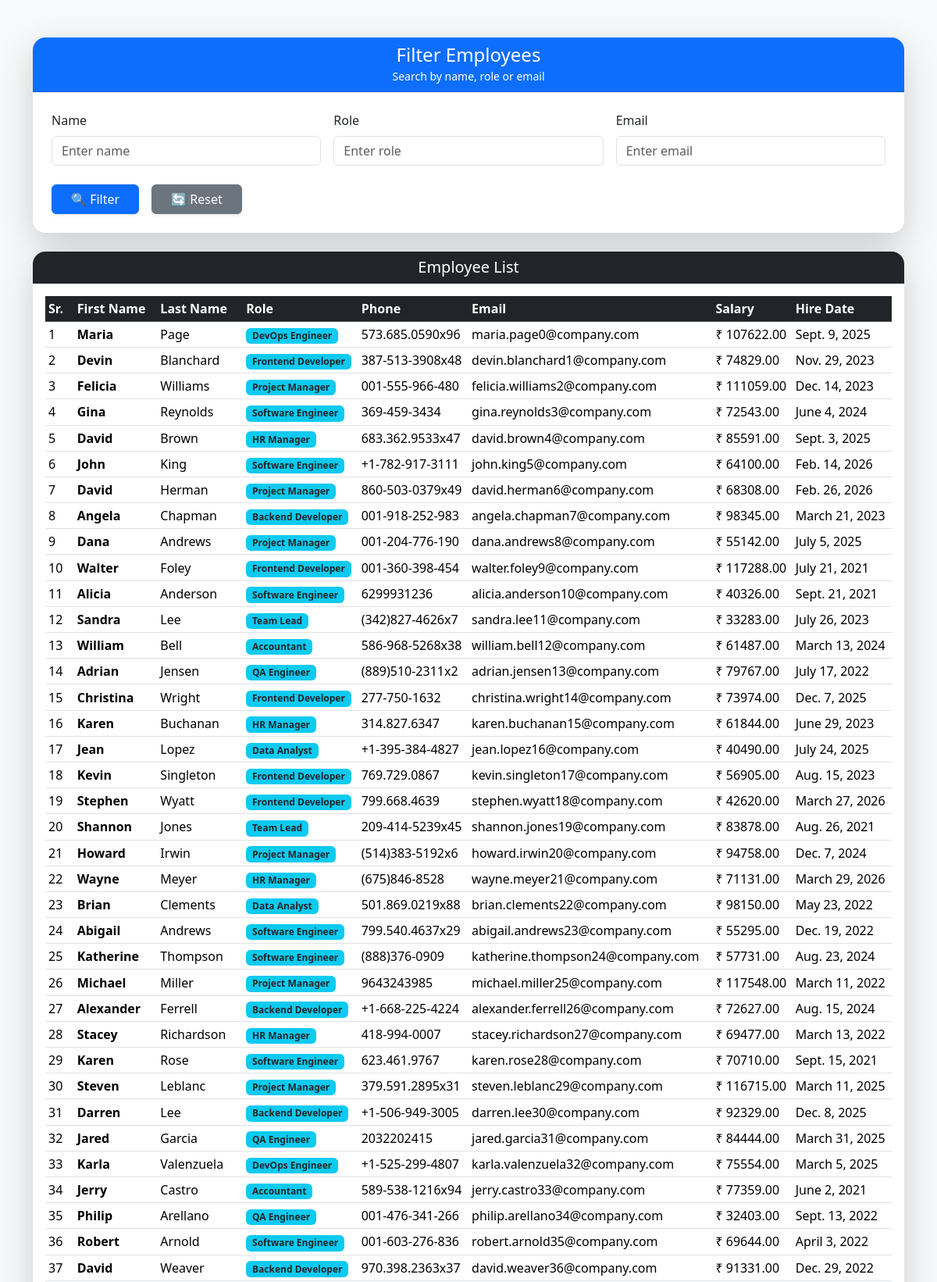
Screenshot of /filter_emp/ (upper part) with the database file from the repository.
### employee/models.py (models this page shows, shortened)
class Employee(models.Model):
    first_name = models.CharField(max_length = 100)
    last_name = models.CharField(max_length = 100)
    role = models.CharField(max_length = 50)
    phone = models.CharField(max_length = 15)
    email = models.EmailField(unique = True, max_length = 300)
    salary = models.DecimalField(max_digits = 10, decimal_places=2)
    hire_date = models.DateField()

### employee/views.py (the view)
# urls.py: path('filter_emp/', views.filter_emp, name='filter_emp'),
def filter_emp(request):
    emps = Employee.objects.all()
    name = request.GET.get('name')
    role = request.GET.get('role')
    email = request.GET.get('email')
    if name:
        emps = emps.filter(
            Q(first_name__icontains=name) |
            Q(last_name__icontains=name)
        )
    if role:
        emps = emps.filter(role__icontains=role)
    if email:
        emps = emps.filter(email__icontains=email)
    context = {
        'emps': emps
    }
    return render(request, 'filter_emp.html', context)

### employee/templates/filter_emp.html (shortened to what this page needs)
<!DOCTYPE html>
<html lang="en">
<head>
    <link href="https://cdn.jsdelivr.net/npm/bootstrap@5.3.8/dist/css/bootstrap.min.css" rel="stylesheet">
</head>
<body class="bg-light">
<div class="container mt-5">
    <div class="card shadow-lg border-0 rounded-4 mb-4">
        <div class="card-header bg-primary text-white text-center rounded-top-4">
            <h4 class="mb-0">Filter Employees</h4>
            <small>Search by name, role or email</small>
        </div>
        <div class="card-body p-4">
            <form method="get" action="{% url 'filter_emp' %}">
                <div class="row g-3">
                    <div class="col-md-4">
                        <label class="form-label">Name</label>
                        <input type="text" name="name" class="form-control"
                               placeholder="Enter name"
                               value="{{ request.GET.name }}">
                    </div>
                    <div class="col-md-4">
                        <label class="form-label">Role</label>
                        <input type="text" name="role" class="form-control"
                               placeholder="Enter role"
                               value="{{ request.GET.role }}">
                    </div>
                    <div class="col-md-4">
                        <label class="form-label">Email</label>
                        <input type="email" name="email" class="form-control"
                               placeholder="Enter email"
                               value="{{ request.GET.email }}">
                    </div>
                </div>
                <div class="d-flex gap-3 mt-4">
                    <button type="submit" class="btn btn-primary px-4 shadow-sm">
                        🔍 Filter
                    </button>
                    <a href="{% url 'filter_emp' %}" class="btn btn-secondary px-4 shadow-sm">
                        🔄 Reset
                    </a>
                </div>
            </form>
        </div>
    </div>
    <div class="card shadow-lg border-0 rounded-4">
        <div class="card-header bg-dark text-white text-center rounded-top-4">
            <h5 class="mb-0">Employee List</h5>
        </div>
        <div class="card-body p-3">
            <div class="table-responsive">
                <table class="table table-sm table-hover align-middle mb-0 shadow-sm">
                    <thead class="table-dark">
                        <tr>
                            <th>Sr.</th>
                            <th>First Name</th>
                            <th>Last Name</th>
                            <th>Role</th>
                            <th>Phone</th>
                            <th>Email</th>
                            <th>Salary</th>
                            <th>Hire Date</th>
                        </tr>
                    </thead>
                    <tbody>
                    {% for emp in emps %}
                        <tr>
                            <td>{{ forloop.counter }}</td>
                            <td class="fw-semibold">{{ emp.first_name }}</td>
                            <td>{{ emp.last_name }}</td>
                            <td>
                                <span class="badge bg-info text-dark">
                                    {{ emp.role }}
                                </span>
                            </td>
                            <td>{{ emp.phone }}</td>
                            <td>{{ emp.email }}</td>
                            <td>₹ {{ emp.salary }}</td>
                            <td>{{ emp.hire_date }}</td>
                        </tr>
                    {% empty %}
                        <tr>
                            <td colspan="8" class="text-center text-muted py-4">
                                No employees found
                            </td>
                        </tr>
                    {% endfor %}
                    </tbody>
                </table>
            </div>
        </div>
    </div>
</div>
</body>
</html>

### rows the page displays
Employee: first_name "Maria", last_name "Page", role "DevOps Engineer", phone "573.685.0590x96", email "maria.page0@company.com", salary "107622.00", hire_date "Sept. 9, 2025"
Employee: first_name "Devin", last_name "Blanchard", role "Frontend Developer", phone "387-513-3908x48", email "devin.blanchard1@company.com", salary "74829.00", hire_date "Nov. 29, 2023"
Employee: first_name "Felicia", last_name "Williams", role "Project Manager", phone "001-555-966-480", email "felicia.williams2@company.com", salary "111059.00", hire_date "Dec. 14, 2023"
Employee: first_name "Gina", last_name "Reynolds", role "Software Engineer", phone "369-459-3434", email "gina.reynolds3@company.com", salary "72543.00", hire_date "June 4, 2024"
Employee: first_name "David", last_name "Brown", role "HR Manager", phone "683.362.9533x47", email "david.brown4@company.com", salary "85591.00", hire_date "Sept. 3, 2025"
Employee: first_name "John", last_name "King", role "Software Engineer", phone "+1-782-917-3111", email "john.king5@company.com", salary "64100.00", hire_date "Feb. 14, 2026"
Employee: first_name "David", last_name "Herman", role "Project Manager", phone "860-503-0379x49", email "david.herman6@company.com", salary "68308.00", hire_date "Feb. 26, 2026"
Employee: first_name "Angela", last_name "Chapman", role "Backend Developer", phone "001-918-252-983", email "angela.chapman7@company.com", salary "98345.00", hire_date "March 21, 2023"
Employee: first_name "Dana", last_name "Andrews", role "Project Manager", phone "001-204-776-190", email "dana.andrews8@company.com", salary "55142.00", hire_date "July 5, 2025"
Employee: first_name "Walter", last_name "Foley", role "Frontend Developer", phone "001-360-398-454", email "walter.foley9@company.com", salary "117288.00", hire_date "July 21, 2021"
Employee: first_name "Alicia", last_name "Anderson", role "Software Engineer", phone "6299931236", email "alicia.anderson10@company.com", salary "40326.00", hire_date "Sept. 21, 2021"
Employee: first_name "Sandra", last_name "Lee", role "Team Lead", phone "(342)827-4626x7", email "sandra.lee11@company.com", salary "33283.00", hire_date "July 26, 2023"
Employee: first_name "William", last_name "Bell", role "Accountant", phone "586-968-5268x38", email "william.bell12@company.com", salary "61487.00", hire_date "March 13, 2024"
Employee: first_name "Adrian", last_name "Jensen", role "QA Engineer", phone "(889)510-2311x2", email "adrian.jensen13@company.com", salary "79767.00", hire_date "July 17, 2022"
Employee: first_name "Christina", last_name "Wright", role "Frontend Developer", phone "277-750-1632", email "christina.wright14@company.com", salary "73974.00", hire_date "Dec. 7, 2025"
Employee: first_name "Karen", last_name "Buchanan", role "HR Manager", phone "314.827.6347", email "karen.buchanan15@company.com", salary "61844.00", hire_date "June 29, 2023"
Employee: first_name "Jean", last_name "Lopez", role "Data Analyst", phone "+1-395-384-4827", email "jean.lopez16@company.com", salary "40490.00", hire_date "July 24, 2025"
Employee: first_name "Kevin", last_name "Singleton", role "Frontend Developer", phone "769.729.0867", email "kevin.singleton17@company.com", salary "56905.00", hire_date "Aug. 15, 2023"
Employee: first_name "Stephen", last_name "Wyatt", role "Frontend Developer", phone "799.668.4639", email "stephen.wyatt18@company.com", salary "42620.00", hire_date "March 27, 2026"
Employee: first_name "Shannon", last_name "Jones", role "Team Lead", phone "209-414-5239x45", email "shannon.jones19@company.com", salary "83878.00", hire_date "Aug. 26, 2021"
Employee: first_name "Howard", last_name "Irwin", role "Project Manager", phone "(514)383-5192x6", email "howard.irwin20@company.com", salary "94758.00", hire_date "Dec. 7, 2024"
Employee: first_name "Wayne", last_name "Meyer", role "HR Manager", phone "(675)846-8528", email "wayne.meyer21@company.com", salary "71131.00", hire_date "March 29, 2026"
Employee: first_name "Brian", last_name "Clements", role "Data Analyst", phone "501.869.0219x88", email "brian.clements22@company.com", salary "98150.00", hire_date "May 23, 2022"
Employee: first_name "Abigail", last_name "Andrews", role "Software Engineer", phone "799.540.4637x29", email "abigail.andrews23@company.com", salary "55295.00", hire_date "Dec. 19, 2022"
Employee: first_name "Katherine", last_name "Thompson", role "Software Engineer", phone "(888)376-0909", email "katherine.thompson24@company.com", salary "57731.00", hire_date "Aug. 23, 2024"
Employee: first_name "Michael", last_name "Miller", role "Project Manager", phone "9643243985", email "michael.miller25@company.com", salary "117548.00", hire_date "March 11, 2022"
Employee: first_name "Alexander", last_name "Ferrell", role "Backend Developer", phone "+1-668-225-4224", email "alexander.ferrell26@company.com", salary "72627.00", hire_date "Aug. 15, 2024"
Employee: first_name "Stacey", last_name "Richardson", role "HR Manager", phone "418-994-0007", email "stacey.richardson27@company.com", salary "69477.00", hire_date "March 13, 2022"
Employee: first_name "Karen", last_name "Rose", role "Software Engineer", phone "623.461.9767", email "karen.rose28@company.com", salary "70710.00", hire_date "Sept. 15, 2021"
Employee: first_name "Steven", last_name "Leblanc", role "Project Manager", phone "379.591.2895x31", email "steven.leblanc29@company.com", salary "116715.00", hire_date "March 11, 2025"
Employee: first_name "Darren", last_name "Lee", role "Backend Developer", phone "+1-506-949-3005", email "darren.lee30@company.com", salary "92329.00", hire_date "Dec. 8, 2025"
Employee: first_name "Jared", last_name "Garcia", role "QA Engineer", phone "2032202415", email "jared.garcia31@company.com", salary "84444.00", hire_date "March 31, 2025"
Employee: first_name "Karla", last_name "Valenzuela", role "DevOps Engineer", phone "+1-525-299-4807", email "karla.valenzuela32@company.com", salary "75554.00", hire_date "March 5, 2025"
Employee: first_name "Jerry", last_name "Castro", role "Accountant", phone "589-538-1216x94", email "jerry.castro33@company.com", salary "77359.00", hire_date "June 2, 2021"
Employee: first_name "Philip", last_name "Arellano", role "QA Engineer", phone "001-476-341-266", email "philip.arellano34@company.com", salary "32403.00", hire_date "Sept. 13, 2022"
Employee: first_name "Robert", last_name "Arnold", role "Software Engineer", phone "001-603-276-836", email "robert.arnold35@company.com", salary "69644.00", hire_date "April 3, 2022"
Employee: first_name "David", last_name "Weaver", role "Backend Developer", phone "970.398.2363x37", email "david.weaver36@company.com", salary "91331.00", hire_date "Dec. 29, 2022"
